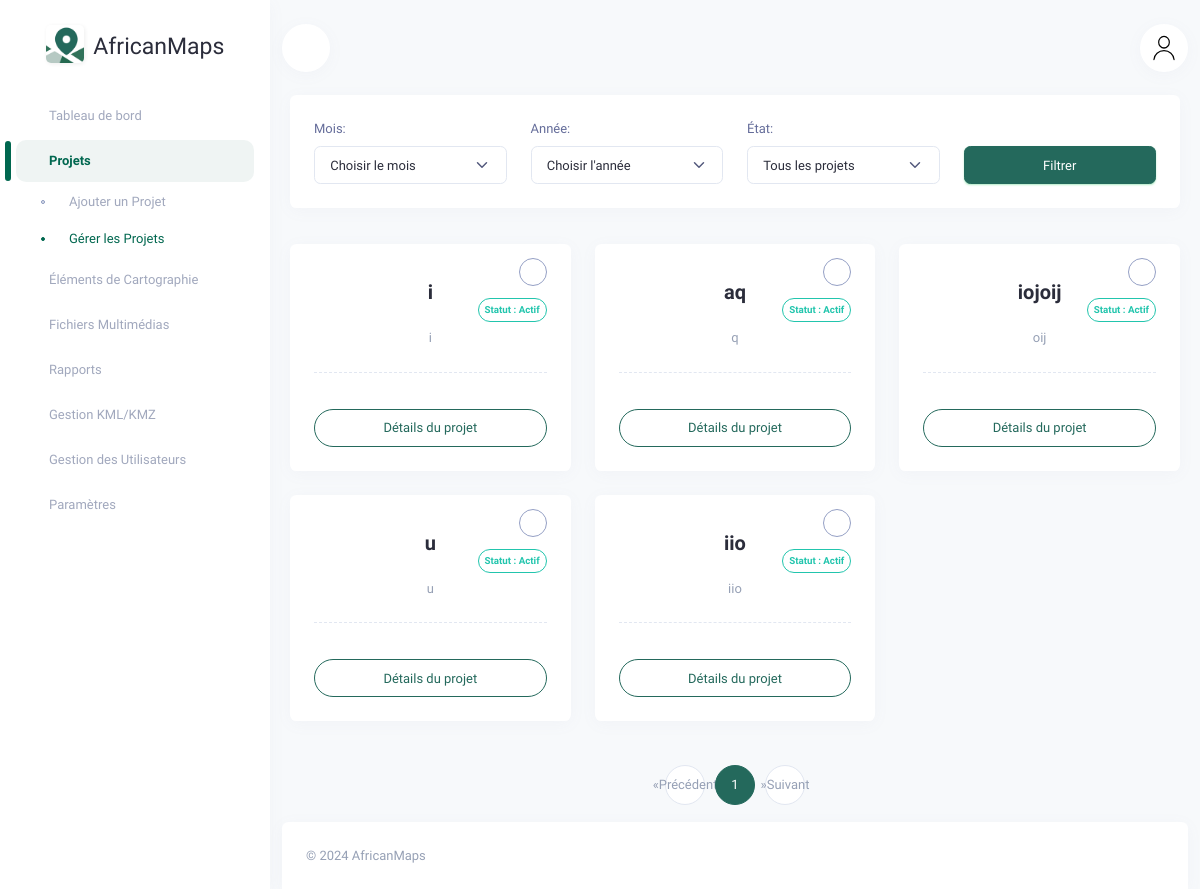
The page /locations/ on the database as committed earlier.
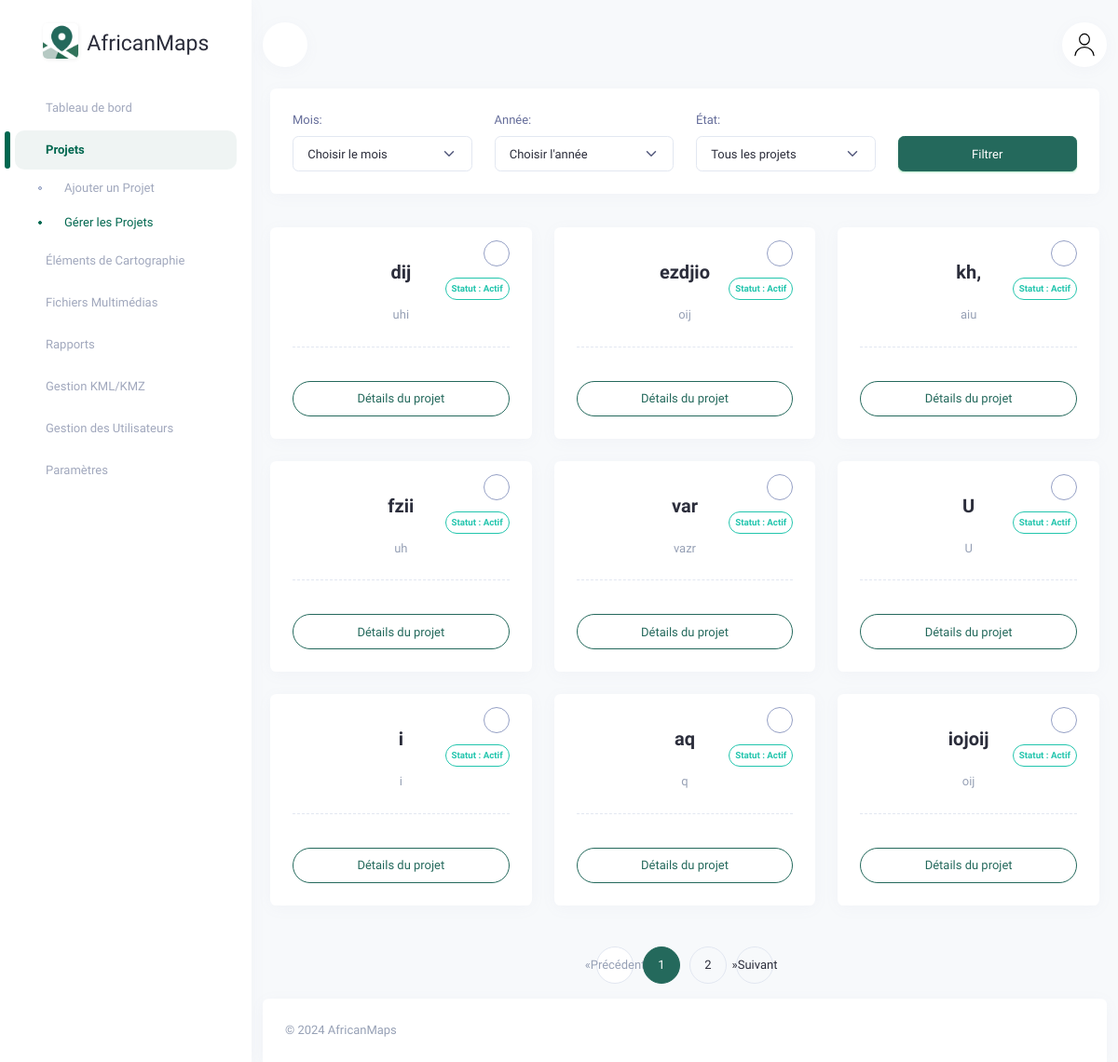
The same page on the database as committed later.
### dashboard_app/models.py (models this page shows, shortened)
class Location(models.Model):
    geojson = models.TextField()
    description = models.TextField()
    name = models.CharField(max_length=100)
    created_at = models.DateTimeField(auto_now_add=True)
    archived = models.BooleanField(default=False)

### dashboard_app/views.py (the view)
# urls.py: path('locations/', views.locations_list, name='locations-list'),
def locations_list(request):
    month = request.GET.get('month')
    year = request.GET.get('year')
    archived = request.GET.get('archived')
    locations = Location.objects.all().order_by('-created_at')
    if month and not year:
        current_year = datetime.now().year
        locations = locations.filter(created_at__year=current_year, created_at__month=month)
    elif year:
        locations = locations.filter(created_at__year=year)
        if month:
            locations = locations.filter(created_at__month=month)
    if archived == 'archived':
        locations = locations.filter(archived=True)
    elif archived == 'non_archived':
        locations = locations.filter(archived=False)
    paginator = Paginator(locations, 9)
    page_number = request.GET.get('page')
    page_obj = paginator.get_page(page_number)
    months = [{'name': datetime(2000, i, 1).strftime('%B'), 'value': i} for i in range(1, 13)]
    years = range(2020, datetime.now().year + 1)
    context = {
        'locations': page_obj,
        'page_obj': page_obj,
        'months': months,
        'years': years,
    }
    return render(request, 'dashboard_app/web/locations_list.html', context)

### dashboard_app/context_processors.py (called while the page is built)
def user_context(request):
    user = request.user
    return {
        'username': user.username if user.is_authenticated else 'Invité',
        'role': 'Administrateur' if user.is_staff else 'Utilisateur',
    }

### dashboard_app/templates/dashboard_app/web/locations_list.html (shortened to what the changed rows need)
{% extends 'dashboard_app/web/base.html' %}
{% load static %}
{% block content %}
<div class="row">
    {% for location in page_obj %}
    <div class="col-md-6 col-lg-4">
        <div class="card position-relative">
            <div class="card-body">
                <div class="position-absolute top-0 end-0 mt-3 me-3 text-end">
                    <div class="dropdown mb-2" style="margin-top:-10px;">
                        <button class="btn btn-outline-secondary rounded-circle p-0" type="button" id="archiveDropdown{{ location.id }}" data-bs-toggle="dropdown" aria-expanded="false" style="width: 28px; height: 28px;">
                        </button>
                    </div>
                    {% if location.archived %}
                        <span class="badge rounded-pill border border-danger text-danger p-1 mb-2 d-block">
                            Statut : Archivé
                        </span>
                    {% else %}
                        <span class="badge rounded-pill border border-success text-success p-1 mb-2 d-block">
                            Statut : Actif
                        </span>
                    {% endif %}
                </div>
                <div class="text-center border-dashed-bottom pb-3">
                    <h5 class="fw-bold my-2 fs-20">{{ location.name }}</h5>
                    <p class="text-muted mt-3 mb-0">{{ location.description|truncatechars:100 }}</p>
                </div>
                <div class="d-flex justify-content-center fw-semibold align-items-center mt-3">
                    <a href="{% url 'location-detail' location.id %}" class="btn rounded-pill btn-outline-primary w-100 mt-2">
                        Détails du projet
                    </a>
                </div>
            </div>
        </div>
    </div>
    {% endfor %}
</div>
<ul class="pagination justify-content-center">
    {% for num in page_obj.paginator.page_range %}
        {% if page_obj.number == num %}
            <li class="page-item active">
                <a class="page-link" href="#">{{ num }}</a>
            </li>
        {% else %}
            <li class="page-item">
                <a class="page-link" href="?page={{ num }}">{{ num }}</a>
            </li>
        {% endif %}
    {% endfor %}
    {% if page_obj.has_next %}
        <li class="page-item">
            <a class="page-link" href="?page={{ page_obj.next_page_number }}" aria-label="Suivant">
                <span aria-hidden="true">»</span>
                <span class="sr-only">Suivant</span>
            </a>
        </li>
    {% else %}
        <li class="page-item disabled">
            <a class="page-link" href="#" aria-label="Suivant">
                <span aria-hidden="true">»</span>
                <span class="sr-only">Suivant</span>
            </a>
        </li>
    {% endif %}
</ul>
{% endblock content %}

Rows that differ between the two databases and show on the page:
no longer on this page (row unchanged): Location: archived "Statut : Actif", name "u", description "u"
no longer on this page (row unchanged): Location: archived "Statut : Actif", name "iio", description "iio"
added Location: archived "Statut : Actif", name "dij", description "uhi"
added Location: archived "Statut : Actif", name "ezdjio", description "oij"
added Location: archived "Statut : Actif", name "kh,", description "aiu"
added Location: archived "Statut : Actif", name "fzii", description "uh"
added Location: archived "Statut : Actif", name "var", description "vazr"
added Location: archived "Statut : Actif", name "U", description "U"
Other text that changed with them:
new list line: "2"
